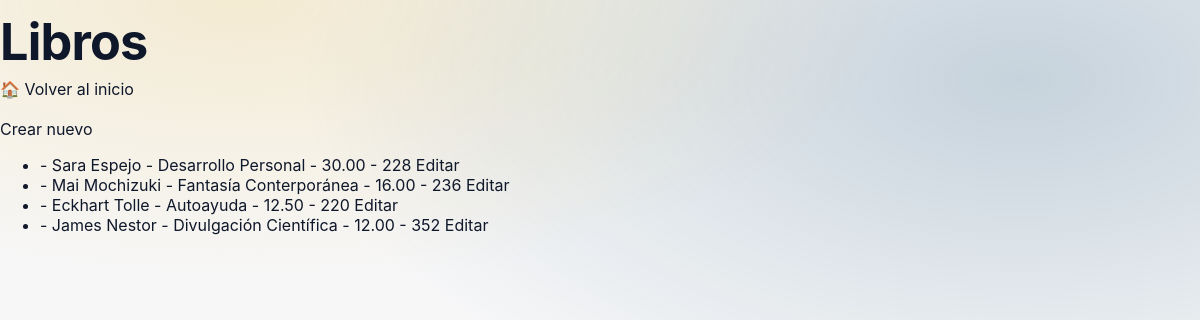
The app's page /libros/ with its own data.
### Libreria/models.py (models this page shows, shortened)
class Libro(models.Model):
    titulo_libro = models.CharField(max_length=100)
    autor_principal = models.CharField(max_length=100)
    genero_literario = models.CharField(max_length=50)
    precio_venta = models.DecimalField(max_digits=4, decimal_places=2)
    numero_paginas = models.IntegerField()
    empleado = models.ForeignKey(
        Empleado,
        on_delete=models.CASCADE,
        related_name='libros'
    )

### Libreria/views.py (the view)
# urls.py: path('libros/', listar_libros, name='listar_libros'),
def listar_libros(request):
    libros = Libro.objects.all()
    return render(request, 'Libreria/listar_libros.html', {
                  'libros': libros
                  })

### Libreria/templates/libreria/listar_libros.html (shortened to what this page needs)
{% load static %}
<!DOCTYPE html>
<html>
<head>
    <link rel ="stylesheet" href="{% static 'libreria/css/estilos.css' %}">
</head>
<body>
<h1>Libros</h1>
<a href="{% url 'home' %}">🏠 Volver al inicio</a>
<br><br>
<a href="{% url 'crear_libro' %}">Crear nuevo</a>
<ul>
{% for l in libros %}
    <li>
        {{ l.nombre_libro }} - {{ l.autor_principal }} - {{ l.genero_literario }} - {{ l.precio_venta }} - {{ l.numero_paginas }}
        <a href="{% url 'editar_libro' l.id %}">Editar</a>
    </li>
{% empty %}
    <li>No hay libros</li>
{% endfor %}
</ul>
</body>
</html>

### Libreria/static/libreria/css/estilos.css (style rules this page uses)
:root { --blue: #03426e; --yellow: #e6b224; --magenta: #9c154d; --gray-900: #2d362f; --gray-700: #676c70; --gray-500: #868689; --gray-100: #eeedee; --bg: #f7f7f8; --card: #ffffff; --text: #0f172a; --radius: 18px; --shadow: 0 14px 34px rgba(3, 66, 110, .14); --container: 1120px; }
* { box-sizing: border-box; }
html, body { height: 100%; }
body { margin: 0; font-family: Inter, system-ui, -apple-system, Segoe UI, Roboto, Arial, sans-serif; color: var(--text); background: radial-gradient(1200px 520px at 20% 0%, rgba(230,178,36,.18), transparent 55%), radial-gradient(1200px 640px at 85% 10%, rgba(3,66,110,.20), transparent 60%), var(--bg); }
a { color: inherit; text-decoration: none; }
h1 { margin: 16px 0 10px; font-size: clamp(30px, 4.2vw, 52px); line-height: 1.05; letter-spacing: -0.8px; }

### records on screen
Libro: autor_principal "Sara Espejo", genero_literario "Desarrollo Personal", precio_venta "30.00", numero_paginas "228"
Libro: autor_principal "Mai Mochizuki", genero_literario "Fantasía Conterporánea", precio_venta "16.00", numero_paginas "236"
Libro: autor_principal "Eckhart Tolle", genero_literario "Autoayuda", precio_venta "12.50", numero_paginas "220"
Libro: autor_principal "James Nestor", genero_literario "Divulgación Científica", precio_venta "12.00", numero_paginas "352"
